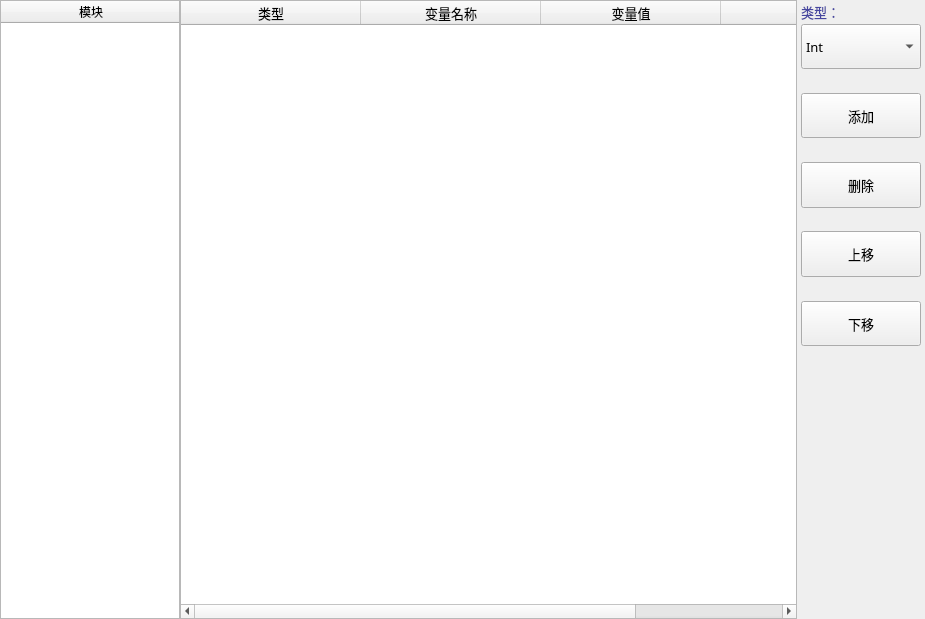
<?xml version="1.0" encoding="UTF-8"?>
<ui version="4.0">
 <class>frmVariableToolClass</class>
 <widget class="QWidget" name="frmVariableToolClass">
  <property name="geometry">
   <rect>
    <x>0</x>
    <y>0</y>
    <width>925</width>
    <height>619</height>
   </rect>
  </property>
  <property name="sizePolicy">
   <sizepolicy hsizetype="Preferred" vsizetype="Preferred">
    <horstretch>0</horstretch>
    <verstretch>0</verstretch>
   </sizepolicy>
  </property>
  <property name="minimumSize">
   <size>
    <width>600</width>
    <height>600</height>
   </size>
  </property>
  <property name="maximumSize">
   <size>
    <width>16777215</width>
    <height>16777215</height>
   </size>
  </property>
  <property name="windowTitle">
   <string>变量窗口</string>
  </property>
  <layout class="QVBoxLayout" name="verticalLayout_3">
   <property name="spacing">
    <number>0</number>
   </property>
   <property name="leftMargin">
    <number>0</number>
   </property>
   <property name="topMargin">
    <number>0</number>
   </property>
   <property name="rightMargin">
    <number>0</number>
   </property>
   <property name="bottomMargin">
    <number>0</number>
   </property>
   <item>
    <layout class="QHBoxLayout" name="horizontalLayout" stretch="1,6,1">
     <property name="spacing">
      <number>0</number>
     </property>
     <item>
      <widget class="QTableWidget" name="tableModelWidget">
       <property name="sizePolicy">
        <sizepolicy hsizetype="Fixed" vsizetype="Expanding">
         <horstretch>0</horstretch>
         <verstretch>0</verstretch>
        </sizepolicy>
       </property>
       <property name="maximumSize">
        <size>
         <width>180</width>
         <height>16777215</height>
        </size>
       </property>
       <property name="horizontalScrollBarPolicy">
        <enum>Qt::ScrollBarAsNeeded</enum>
       </property>
       <property name="gridStyle">
        <enum>Qt::DashLine</enum>
       </property>
       <property name="rowCount">
        <number>0</number>
       </property>
       <property name="columnCount">
        <number>1</number>
       </property>
       <attribute name="horizontalHeaderCascadingSectionResizes">
        <bool>true</bool>
       </attribute>
       <attribute name="horizontalHeaderDefaultSectionSize">
        <number>180</number>
       </attribute>
       <column>
        <property name="text">
         <string>模块</string>
        </property>
        <property name="font">
         <font>
          <family>微软雅黑</family>
         </font>
        </property>
       </column>
      </widget>
     </item>
     <item>
      <layout class="QVBoxLayout" name="verticalLayout">
       <property name="spacing">
        <number>0</number>
       </property>
       <item>
        <widget class="QTableWidget" name="tableWidget">
         <property name="gridStyle">
          <enum>Qt::SolidLine</enum>
         </property>
         <attribute name="horizontalHeaderDefaultSectionSize">
          <number>180</number>
         </attribute>
         <column>
          <property name="text">
           <string>类型</string>
          </property>
          <property name="font">
           <font>
            <family>微软雅黑</family>
            <pointsize>10</pointsize>
           </font>
          </property>
         </column>
         <column>
          <property name="text">
           <string>变量名称</string>
          </property>
          <property name="font">
           <font>
            <family>微软雅黑</family>
            <pointsize>10</pointsize>
           </font>
          </property>
         </column>
         <column>
          <property name="text">
           <string>变量值</string>
          </property>
          <property name="font">
           <font>
            <family>微软雅黑</family>
            <pointsize>10</pointsize>
           </font>
          </property>
         </column>
         <column>
          <property name="text">
           <string>备注</string>
          </property>
          <property name="font">
           <font>
            <family>微软雅黑</family>
            <pointsize>10</pointsize>
           </font>
          </property>
         </column>
        </widget>
       </item>
      </layout>
     </item>
     <item>
      <layout class="QVBoxLayout" name="verticalLayout_2">
       <property name="spacing">
        <number>0</number>
       </property>
       <item>
        <widget class="QWidget" name="widget" native="true">
         <property name="sizePolicy">
          <sizepolicy hsizetype="Preferred" vsizetype="Preferred">
           <horstretch>0</horstretch>
           <verstretch>0</verstretch>
          </sizepolicy>
         </property>
         <property name="minimumSize">
          <size>
           <width>128</width>
           <height>0</height>
          </size>
         </property>
         <layout class="QVBoxLayout" name="verticalLayout_4" stretch="1,2,1,2,1,2,1,2,1,2,12">
          <property name="spacing">
           <number>1</number>
          </property>
          <property name="leftMargin">
           <number>4</number>
          </property>
          <property name="topMargin">
           <number>0</number>
          </property>
          <property name="rightMargin">
           <number>4</number>
          </property>
          <property name="bottomMargin">
           <number>0</number>
          </property>
          <item>
           <widget class="QLabel" name="label">
            <property name="font">
             <font>
              <family>微软雅黑</family>
              <pointsize>10</pointsize>
             </font>
            </property>
            <property name="styleSheet">
             <string notr="true">color: rgba(0, 0, 127,180);
border:none;</string>
            </property>
            <property name="text">
             <string>类型：</string>
            </property>
           </widget>
          </item>
          <item>
           <widget class="QComboBox" name="comboType">
            <property name="sizePolicy">
             <sizepolicy hsizetype="Preferred" vsizetype="Preferred">
              <horstretch>0</horstretch>
              <verstretch>0</verstretch>
             </sizepolicy>
            </property>
            <property name="minimumSize">
             <size>
              <width>0</width>
              <height>40</height>
             </size>
            </property>
            <property name="font">
             <font>
              <family>微软雅黑</family>
              <pointsize>10</pointsize>
             </font>
            </property>
            <item>
             <property name="text">
              <string>Int</string>
             </property>
            </item>
            <item>
             <property name="text">
              <string>Double</string>
             </property>
            </item>
            <item>
             <property name="text">
              <string>QString</string>
             </property>
            </item>
            <item>
             <property name="text">
              <string>Bool</string>
             </property>
            </item>
            <item>
             <property name="text">
              <string>QPoint</string>
             </property>
            </item>
            <item>
             <property name="text">
              <string>QPointF</string>
             </property>
            </item>
           </widget>
          </item>
          <item>
           <spacer name="verticalSpacer_6">
            <property name="orientation">
             <enum>Qt::Vertical</enum>
            </property>
            <property name="sizeType">
             <enum>QSizePolicy::Preferred</enum>
            </property>
            <property name="sizeHint" stdset="0">
             <size>
              <width>20</width>
              <height>10</height>
             </size>
            </property>
           </spacer>
          </item>
          <item>
           <widget class="QPushButton" name="btnAdd">
            <property name="sizePolicy">
             <sizepolicy hsizetype="Preferred" vsizetype="Preferred">
              <horstretch>0</horstretch>
              <verstretch>0</verstretch>
             </sizepolicy>
            </property>
            <property name="minimumSize">
             <size>
              <width>90</width>
              <height>40</height>
             </size>
            </property>
            <property name="font">
             <font>
              <family>微软雅黑</family>
              <pointsize>10</pointsize>
             </font>
            </property>
            <property name="text">
             <string>添加</string>
            </property>
            <property name="iconSize">
             <size>
              <width>30</width>
              <height>30</height>
             </size>
            </property>
           </widget>
          </item>
          <item>
           <spacer name="verticalSpacer_4">
            <property name="orientation">
             <enum>Qt::Vertical</enum>
            </property>
            <property name="sizeType">
             <enum>QSizePolicy::Preferred</enum>
            </property>
            <property name="sizeHint" stdset="0">
             <size>
              <width>20</width>
              <height>25</height>
             </size>
            </property>
           </spacer>
          </item>
          <item>
           <widget class="QPushButton" name="btnSub">
            <property name="sizePolicy">
             <sizepolicy hsizetype="Preferred" vsizetype="Preferred">
              <horstretch>0</horstretch>
              <verstretch>0</verstretch>
             </sizepolicy>
            </property>
            <property name="minimumSize">
             <size>
              <width>90</width>
              <height>40</height>
             </size>
            </property>
            <property name="font">
             <font>
              <family>微软雅黑</family>
              <pointsize>10</pointsize>
             </font>
            </property>
            <property name="text">
             <string>删除</string>
            </property>
            <property name="iconSize">
             <size>
              <width>30</width>
              <height>30</height>
             </size>
            </property>
           </widget>
          </item>
          <item>
           <spacer name="verticalSpacer_5">
            <property name="orientation">
             <enum>Qt::Vertical</enum>
            </property>
            <property name="sizeType">
             <enum>QSizePolicy::Preferred</enum>
            </property>
            <property name="sizeHint" stdset="0">
             <size>
              <width>20</width>
              <height>25</height>
             </size>
            </property>
           </spacer>
          </item>
          <item>
           <widget class="QPushButton" name="btnMoveUp">
            <property name="sizePolicy">
             <sizepolicy hsizetype="Preferred" vsizetype="Preferred">
              <horstretch>0</horstretch>
              <verstretch>0</verstretch>
             </sizepolicy>
            </property>
            <property name="minimumSize">
             <size>
              <width>90</width>
              <height>40</height>
             </size>
            </property>
            <property name="font">
             <font>
              <family>微软雅黑</family>
              <pointsize>10</pointsize>
             </font>
            </property>
            <property name="text">
             <string>上移</string>
            </property>
            <property name="iconSize">
             <size>
              <width>30</width>
              <height>30</height>
             </size>
            </property>
           </widget>
          </item>
          <item>
           <spacer name="verticalSpacer_3">
            <property name="orientation">
             <enum>Qt::Vertical</enum>
            </property>
            <property name="sizeType">
             <enum>QSizePolicy::Preferred</enum>
            </property>
            <property name="sizeHint" stdset="0">
             <size>
              <width>20</width>
              <height>25</height>
             </size>
            </property>
           </spacer>
          </item>
          <item>
           <widget class="QPushButton" name="btnMoveDown">
            <property name="sizePolicy">
             <sizepolicy hsizetype="Preferred" vsizetype="Preferred">
              <horstretch>0</horstretch>
              <verstretch>0</verstretch>
             </sizepolicy>
            </property>
            <property name="minimumSize">
             <size>
              <width>90</width>
              <height>40</height>
             </size>
            </property>
            <property name="font">
             <font>
              <family>微软雅黑</family>
              <pointsize>10</pointsize>
             </font>
            </property>
            <property name="text">
             <string>下移</string>
            </property>
            <property name="iconSize">
             <size>
              <width>30</width>
              <height>30</height>
             </size>
            </property>
           </widget>
          </item>
          <item>
           <spacer name="verticalSpacer_2">
            <property name="orientation">
             <enum>Qt::Vertical</enum>
            </property>
            <property name="sizeHint" stdset="0">
             <size>
              <width>20</width>
              <height>40</height>
             </size>
            </property>
           </spacer>
          </item>
         </layout>
        </widget>
       </item>
      </layout>
     </item>
    </layout>
   </item>
  </layout>
 </widget>
 <layoutdefault spacing="6" margin="11"/>
 <resources>
  <include location="../../../QApplication/saribbonresouce.qrc"/>
 </resources>
 <connections/>
</ui>
